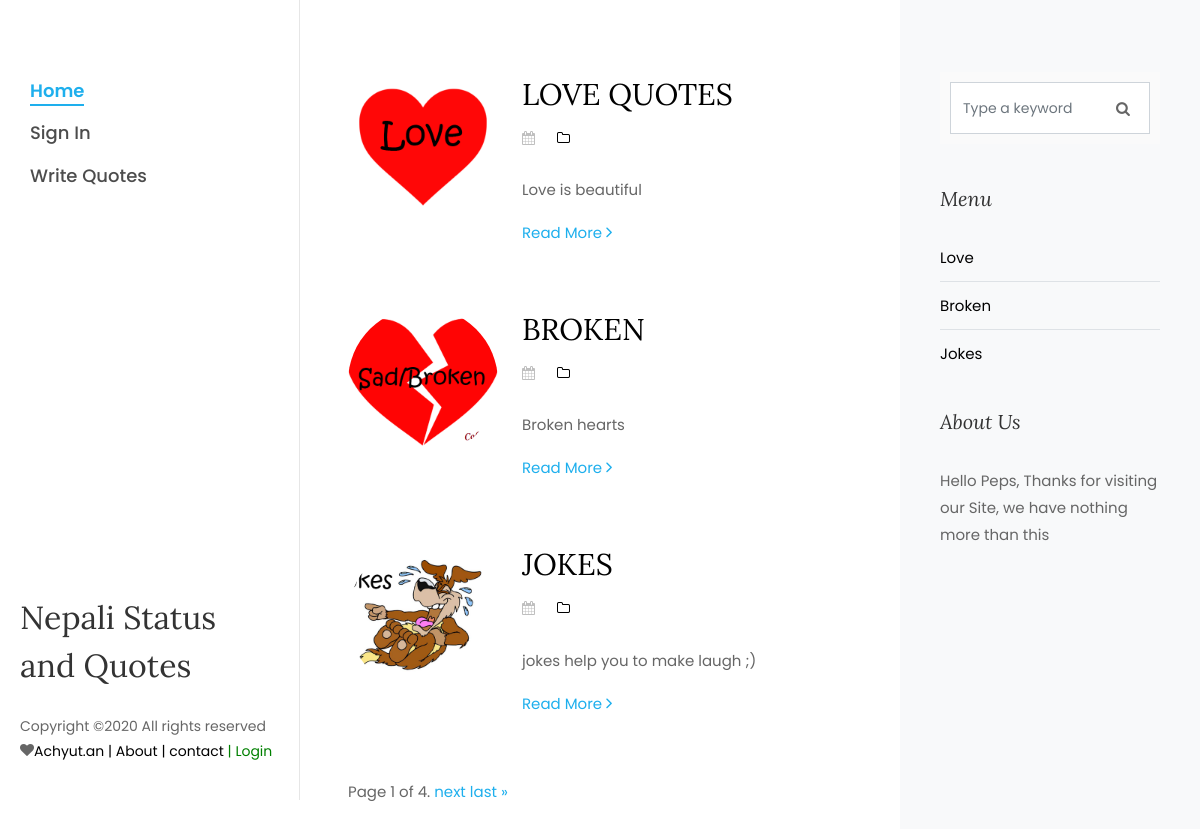
The page / on the database its author committed.
### quotes/models.py (models this page shows, shortened)
class MainMenu(models.Model):
    created_at = models.DateField()
    posted_by = models.ForeignKey(User, on_delete=models.CASCADE)
    name = models.CharField(max_length=100, unique=True)
    title = models.CharField(max_length=255, unique=True)
    slug = models.CharField(max_length=100,unique=True)
    status = models.BooleanField(default=0)
    image = models.ImageField(blank=True, upload_to='news')
    description = RichTextField()
    page_visit = models.IntegerField(default=0)

### quotes/views.py (the view)
# urls.py: path('', views.index, name = 'home'),
def index(request):
    contact_list = Blog.objects.all()
    paginator = Paginator(contact_list, 3)
    page = request.GET.get('page')
    menuData = paginator.get_page(page)
    query = request.GET.get('q')
    if query:
        menuData =Blog.objects.filter(       #Search ko lagi
            Q(title__icontains=query) |
            Q(author__username=query) |
            Q(description__icontains=query)
        )
    data = {
        'allData': menuData,
    }
    return render(request, 'pages/index.html', data)

### quotes/general.py (called while the page is built)
def send_data(request):
    data ={
        'MenuData': MainMenu.objects.prefetch_related('blog_set').all(),
        'BlogData':Blog.objects.all(),
    }
    return data

### quotes/templates/pages/index.html (shortened to what this page needs)
{% extends 'master/master.html' %}
{% block content %}
{% load static %}
<div class="col-xl-8 py-5 px-md-5">
    <div class="row pt-md-4">
        {% for blog in MenuData %}
        <br>
        <div class="col-md-12">
            <div class="blog-entry ftco-animate d-md-flex">
                <a href="{% url 'category' blog.name%}" class="img img-2"
                   style="background-image: url({{ blog.image.url }});"></a>
                <div class="text text-2 pl-md-4">
                    <h3 class="mb-2"><a href="{% url 'category' blog.name%}">{{ blog.title|upper }}</a></h3>
                    <div class="meta-wrap">
                        <p class="meta">
                            <span><i class="icon-calendar mr-2"></i>{{ blog.date }}</span>
                            <span><a href="single.html"><i
                                    class="icon-folder-o mr-2"></i>{{blog.category|upper}}</a></span>
                        </p>
                    </div>
                    <p class="mb-4">{{blog.description|safe}}</p>
                    <p><a href="{% url 'category' blog.name%}" class="btn-custom">Read More <span
                            class="ion-ios-arrow-forward"></span></a></p>
                </div>
            </div>
        </div>
        {% endfor %}
    </div>
    <div class="pagination">
    <span class="step-links">
        <span class="current">
            Page {{ allData.number }} of {{ allData.paginator.num_pages }}.
        </span>
        {% if allData.has_next %}
            <a href="?page={{ allData.next_page_number }}">next</a>
            <a href="?page={{ allData.paginator.num_pages }}">last &raquo;</a>
        {% endif %}
    </span>
    </div>
</div>
{% endblock %}

### quotes/templates/master/master.html
{% include 'layout/header.html' %}
{% include 'layout/leftsidebar.html' %}
{% include 'layout/section.html' %}
{% block content %}
{% endblock %}
{% include 'layout/rightsidebar.html' %}
{% include 'layout/mfooter.html' %}
{% include 'layout/footer.html' %}

### quotes/templates/layout/header.html (shortened to what this page needs)
<!DOCTYPE html>
{% load static %}
<html lang="en">
<head>
    <link href="https://stackpath.bootstrapcdn.com/font-awesome/4.7.0/css/font-awesome.min.css" rel="stylesheet"
>
    <link rel="stylesheet" href="{% static 'assets/css/open-iconic-bootstrap.min.css' %}">
    <link rel="stylesheet" href="{% static 'assets/css/animate.css' %}">
    <link rel="stylesheet" href="{% static 'assets/css/owl.carousel.min.css' %}">
    <link rel="stylesheet" href="{% static 'assets/css/owl.theme.default.min.css' %}">
    <link rel="stylesheet" href="{% static 'assets/css/magnific-popup.css' %}">
    <link rel="stylesheet" href="{% static 'assets/css/aos.css' %}">
    <link rel="stylesheet" href="{% static 'assets/css/ionicons.min.css' %}">
    <link rel="stylesheet" href="{% static 'assets/css/bootstrap-datepicker.css' %}">
    <link rel="stylesheet" href="{% static 'assets/css/jquery.timepicker.css' %}">
    <link rel="stylesheet" href="{% static 'assets/css/flaticon.css' %}">
    <link rel="stylesheet" href="{% static 'assets/css/icomoon.css' %}">
    <link rel="stylesheet" href="{% static 'assets/css/style.css' %}">
</head>
<body>

### quotes/templates/layout/leftsidebar.html (shortened to what this page needs)
 <aside id="nachyut-aside" role="complementary" class="js-fullheight">
        <nav id="nachyut-main-menu" role="navigation">
            <ul>
                <li class="nachyut-active"><a href="{% url 'home' %}">Home</a></li>
                {% if user.is_authenticated %}
                <li><a href="{% url 'profile' user.username%}">Profile</a></li>
                <li><a href="{% url 'createblog'%}">Write Quotes </a></li>
                {% else %}
                <li><a href="{% url 'signin' %}">Sign In </a></li>
                <li><a href="{% url 'signup'%}">Write Quotes </a></li>
                {%endif%}
            </ul>
        </nav>
        <div class="nachyut-footer">
            <h2>Nepali Status and Quotes</h2>
            <p class="pfooter">
                Copyright &copy;<script>document.write(new Date().getFullYear());</script>
                All rights reserved <i class="icon-heart" aria-hidden="true"></i><a
                        href="https://nachyut.com.np" target="_blank">Achyut.an</a>
                <a href="{% url 'about' %}">| About</a>
                <a href="{% url 'contact' %}">| contact</a>
                {% if user.is_authenticated %}
                <a href="{% url 'signout' %}" style="color:red"> <span>| Logout</span></a>
                {% else %}
                <a href="{% url 'signin' %}" style="color:green"> <span>| Login</span></a>
                {% endif %}
                </p>
        </div>
    </aside>
<div id="nachyut-main">

### quotes/templates/layout/section.html
    <section class="ftco-section ftco-no-pt ftco-no-pb">
        <div class="container">
            <div class="row d-flex">

### quotes/templates/layout/rightsidebar.html
<div class="col-xl-4 sidebar ftco-animate bg-light pt-5">
    <div class="sidebar-box pt-md-4">
        <form action="#" method="GET" class="search-form">
            <div class="form-group">
                <span class="icon icon-search"></span>
                <input type="text" class="form-control" name="q" placeholder="Type a keyword">
            </div>
        </form>
    </div>
    <div class="sidebar-box ftco-animate">
        <h3 class="sidebar-heading">Menu</h3>
        <ul class="categories">
            {% for menu in MenuData %}
            {% if menu.status %}
            <li><a href="{% url 'category' menu.name%}">{{menu.name}}</a></li>
            {% endif %}
            {% endfor %}
        </ul>
    </div>
    <div class="sidebar-box ftco-animate">
        <h3 class="sidebar-heading">About Us</h3>
        <p>Hello Peps, Thanks for visiting our Site, we have nothing more than this</p>
    </div>
</div>

### quotes/templates/layout/mfooter.html
                </div>
            </div>
        </section>

### quotes/templates/layout/footer.html (shortened to what this page needs)
{% load static %}
    </div>
</body>
</html>

### quotes/static/assets/css/icomoon.css (style rules this page uses)
[class^="icon-"], [class*=" icon-"] { font-family: 'icomoon' !important; speak: none; font-style: normal; font-weight: normal; font-variant: normal; text-transform: none; line-height: 1; -webkit-font-smoothing: antialiased; -moz-osx-font-smoothing: grayscale; }
.icon-search:before { content: "\f002"; }
.icon-heart:before { content: "\f004"; }
.icon-calendar:before { content: "\f073"; }
.icon-folder-o:before { content: "\f114"; }

### rows shown on the page
MainMenu: image (picture), title "LOVE QUOTES", description "Love is beautiful", name "Love"
MainMenu: image (picture), title "BROKEN", description "Broken hearts", name "Broken"
MainMenu: image (picture), title "JOKES", description "jokes help you to make laugh ;)", name "Jokes"

### other values the page prints
{{ allData.number }} "1"
{{ allData.paginator.num_pages }} "4"
